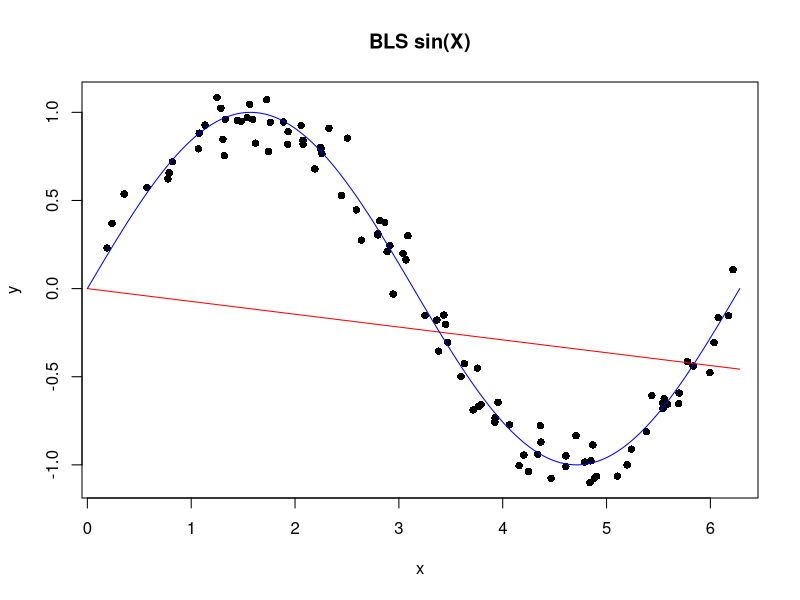
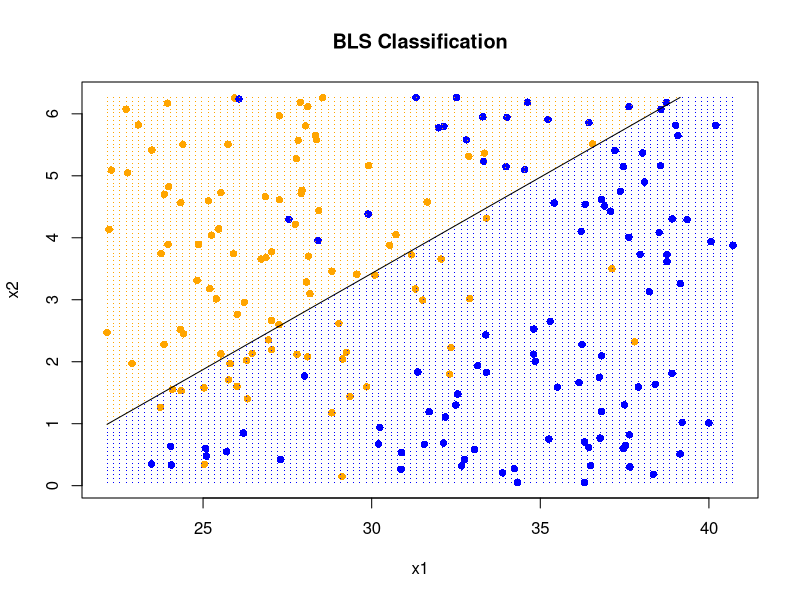
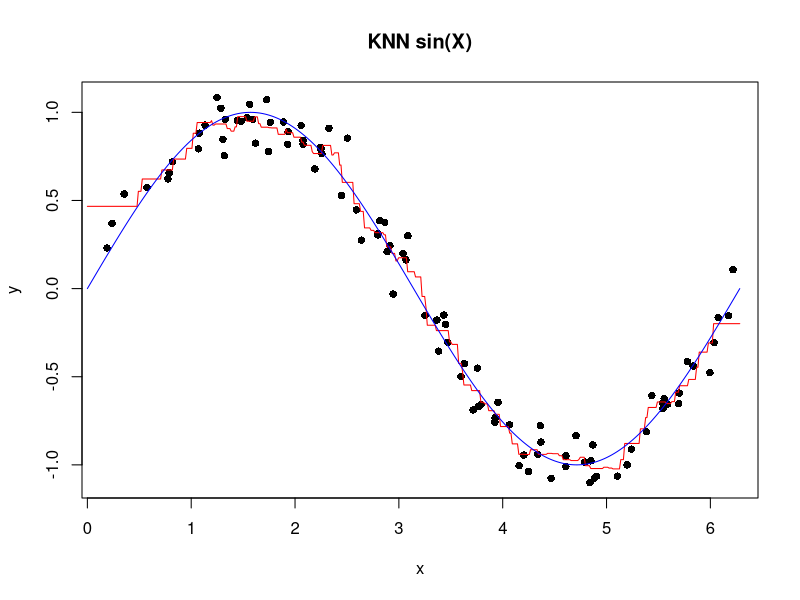
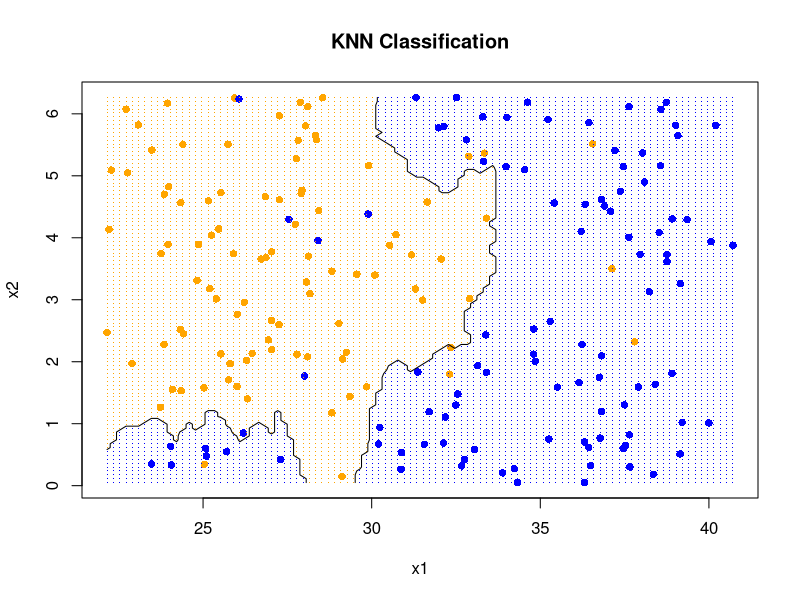

Source code (R) for these figures, in order:
## ---- chunk 1
#### global options to suppress warnings and messages in final document.
#### They are still visible in the compilation log in R.

#### Each of these options can also be set per-chunk, i.e.,
#### ```{r, fig.width = 5} 
#### ... 
####```
knitr::opts_chunk$set(message = FALSE, ## supress general messages
                      warning = FALSE, ## supress warnings
                      fig.height = 6, fig.width = 6, ## set figure size (inches)
                      cache = TRUE ## cache code so compilation is faster
                                   ## only runs if chunk is modified
                      )
## ---- chunk 2
run.sinx <- function(BLS_Flag = TRUE, k = 1, ...){
    set.seed(100)
    x <- runif(100, 0, 2*pi)
    y <- sin(x) + rnorm(100, 0, 0.1)

    xgrid <- seq(0, 2*pi, length=500)
    n <- length(xgrid)
    ygrid <- vector(length=n)

    ygrid <- sapply(1:n, function(i){
                        ifelse(BLS_Flag,
                               bls(xgrid[i], x, y),
                               knn(xgrid[i], x, y, k)
                        )
             })
    titl <- ifelse(BLS_Flag, "BLS sin(X)", "KNN sin(X)")
    plot(x, y, pch = 16, main = titl)
    lines(xgrid, ygrid, col=c("red"))
    lines(xgrid, sin(xgrid), col=c("blue"))
}
## ---- chunk 3
x <- read.table("dat_2.txt", FALSE)
y <- x[,3]
x <- x[,-3]
x <- as.matrix(x)

xgrid1 <- seq(min(x[,1]), max(x[,1]), length = 100)
xgrid2 <- seq(min(x[,2]), max(x[,2]),length = 100)
n <- length(xgrid1)
zgrid <- matrix(0,n,n)

run.classify <- function(BLS_Flag = TRUE, k = 1, ...){
    zgrid <- t(sapply(1:n, function(i){
                          sapply(1:n, function(j){
                                     ifelse(BLS_Flag,
                                            bls(c(xgrid1[i], xgrid2[j]), x, y),
                                            knn(c(xgrid1[i], xgrid2[j]), x, y, k)
                                     )
                          })
             }))
    titl <- ifelse(BLS_Flag, "BLS Classification", "KNN Classification")
    plot(x, col=c("orange","blue")[y+1], pch=16, xlab="x1", ylab="x2", main=titl)
    sapply(1:n, function(i){
	val<-as.numeric(zgrid[,i] >= 0.5) + 1
	points(xgrid1,rep(xgrid2[i],n), pch = ".", col = c("orange", "blue")[val])
    })
    contour(x = xgrid1, y = xgrid2, z = zgrid, levels = 0.5, add = TRUE, drawlabels = FALSE)
}
## ---- chunk 4
bls <- function(x0,x,y){
    x0 %*% (solve(t(x) %*% x) %*% t(x) %*% y)
}
## ---- chunk 5
run.sinx(BLS_Flag = TRUE)
## ---- chunk 6
run.classify(BLS_Flag = TRUE)
## ---- chunk 7
knn <- function(x0, x, y, k){
    dis <- apply(as.matrix(x), 1, function(r) sum((x0 - r)^2))
    mean(y[head(order(dis), k)])
}
## ---- chunk 8
run.sinx(BLS_Flag = FALSE, k = 5)
## ---- chunk 9
run.classify(BLS_Flag = FALSE, k = 5)
